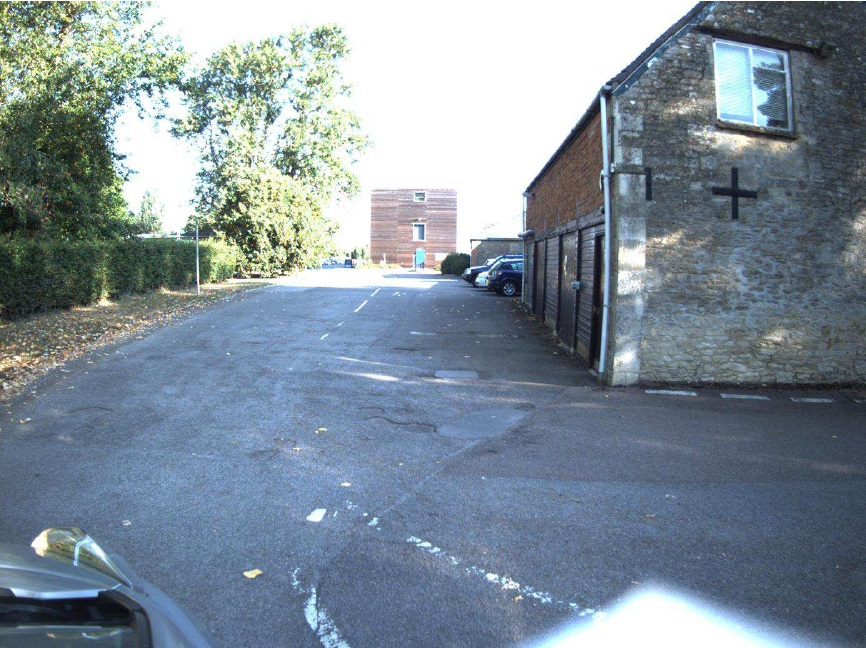
#> input picture final_exam/road-1.jpg, 866 x 648 px
$ python edge_matching.py   (older library calls are emulated)
#> lines starting #> are read from the running program, lines starting #| are printed output that depends on the picture
# -*- coding: utf-8 -*-
# @Time    : 2020/6/25 13:03
# @Author  : Du Jing
# @FileName: edge_matching.py
# @Usage   : 可否直接采用边缘检测算法，实现两个图像边缘特征之间的匹配？路面能匹配起来吗？

import cv2
import numpy as np
import matplotlib.pyplot as plt

road1 = cv2.imread('road-1.jpg')
#> road1 is the input picture: shape (648, 866, 3); mean B, G, R 152.6, 141.5, 127.3
road2 = cv2.imread('road-2.jpg')
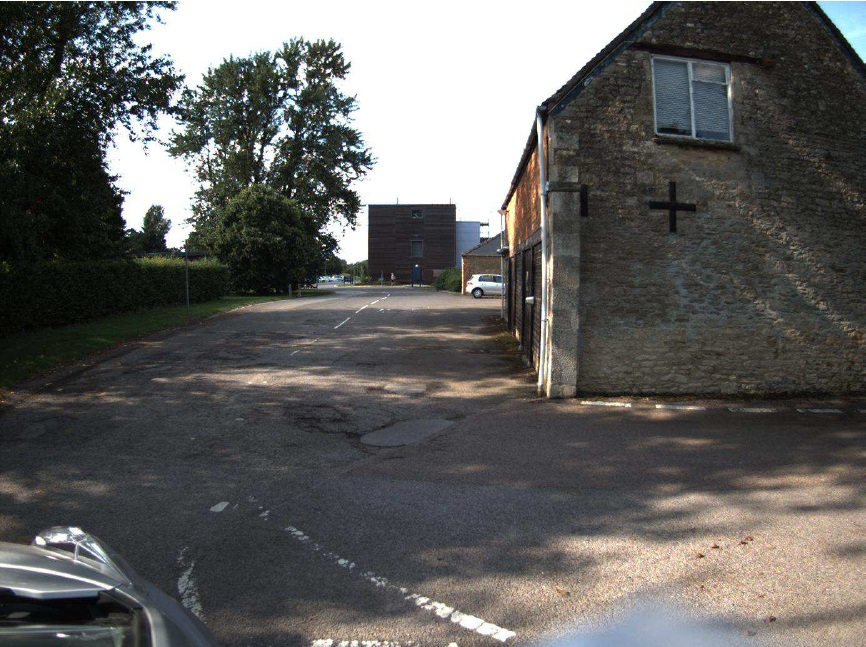
#> input picture final_exam/road-2.jpg, 866 x 647 px
#> road2 is the input picture: shape (647, 866, 3); mean B, G, R 93.3, 95.5, 96

road1_gray = cv2.cvtColor(road1, cv2.COLOR_BGR2GRAY)
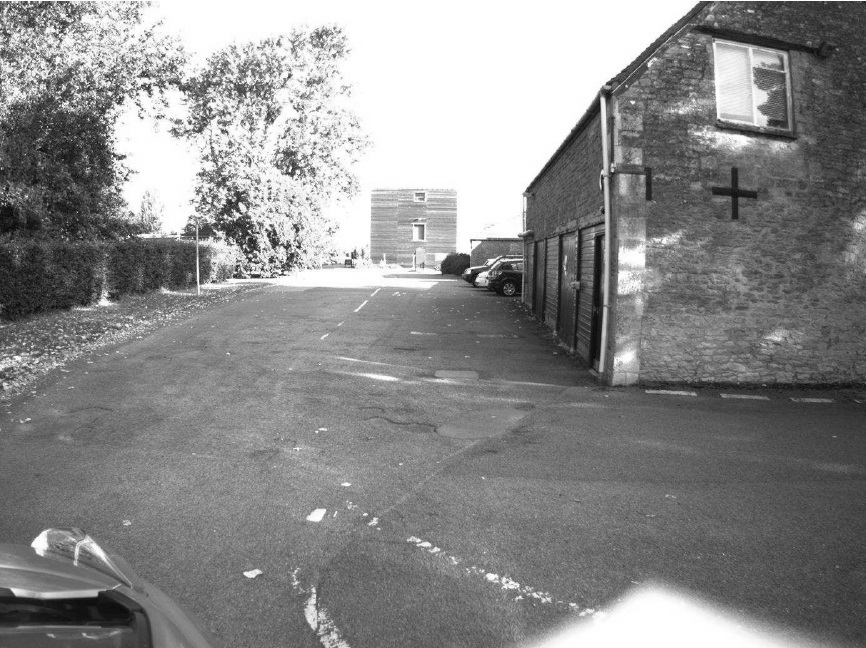
#> road1_gray: shape (648, 866); min 2, max 255, mean 138.5
road2_gray = cv2.cvtColor(road2, cv2.COLOR_BGR2GRAY)

orb = cv2.ORB_create()
bf = cv2.BFMatcher(cv2.NORM_HAMMING, crossCheck=True)

# sobel边缘检测
sobel_1 = cv2.Sobel(road1_gray, cv2.CV_8U, 1, 1)
sobel_2 = cv2.Sobel(road2_gray, cv2.CV_8U, 1, 1)
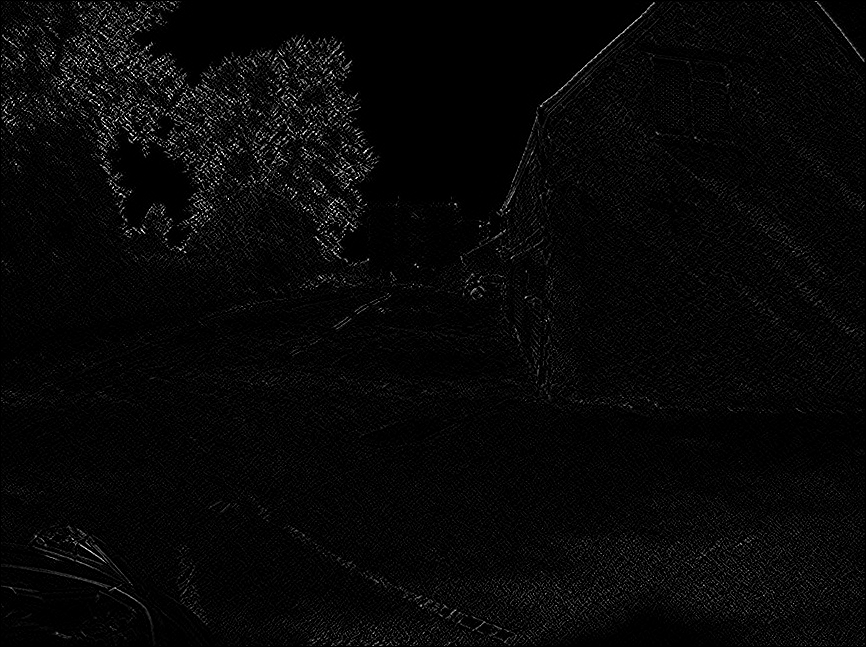
#> sobel_2: shape (647, 866); min 0, max 255, mean 7.5
sobel_matching = cv2.matchShapes(sobel_1, sobel_2, cv2.CHAIN_APPROX_SIMPLE, 0)
#> sobel_matching = 0.298
kp1 = orb.detect(sobel_1, None)
#> kp1 = 477 keypoints; strongest (x, y, size): (231, 198, 31), (58, 34, 31), (126, 176, 31), (296, 248, 31)
kp2 = orb.detect(sobel_2, None)
#> kp2 = 500 keypoints; strongest (x, y, size): (132, 135, 31), (99, 104, 31), (51, 55, 31), (335, 211, 31)
kp1, des1 = orb.compute(sobel_1, kp1)
kp2, des2 = orb.compute(sobel_2, kp2)
# 特征点匹配
matches = bf.match(des1, des2)
#> matches = 139 matches
matches = sorted(matches, key=lambda x: x.distance)
newimg = cv2.drawMatches(road1, kp1, road2, kp2, matches[:50], road2, flags=2)
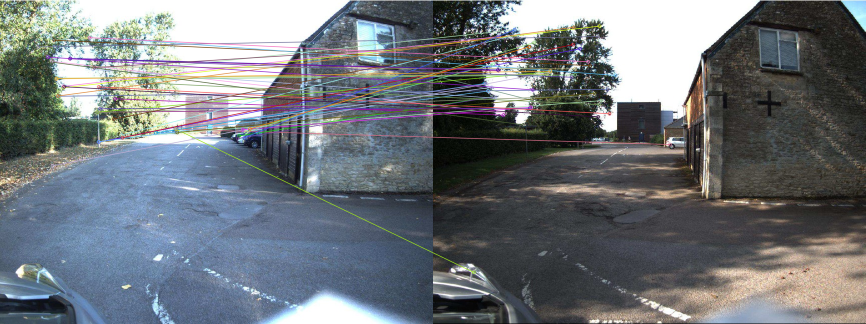
#> newimg: shape (648, 1732, 3) (shown at 1/2 size); mean B, G, R 122.6, 117.7, 112.3
cv2.imwrite('sobel_matching_result.png', newimg)

# Canny边缘检测
max1 = np.max(road1_gray)
#> max1 = 255
max2 = np.max(road2_gray)
#> max2 = 255
maximum = max1 if max1 >= max2 else max2
#> maximum = 255
canny_1 = cv2.Canny(road1_gray, 0.5*max1, 0.9*max1)
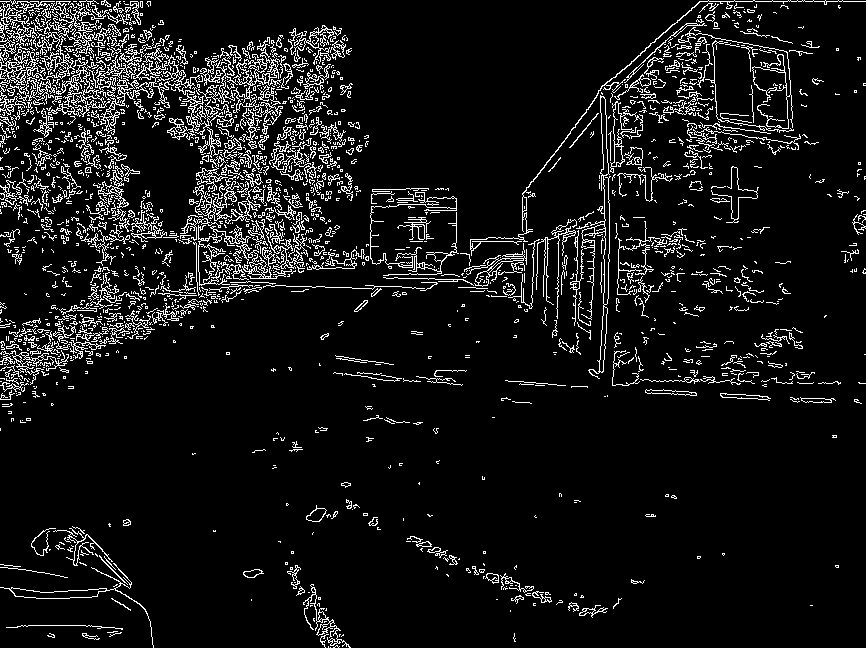
#> canny_1: shape (648, 866); 8.1% white in thin lines or dots
canny_2 = cv2.Canny(road2_gray, 0.5*max2, 0.9*max2)
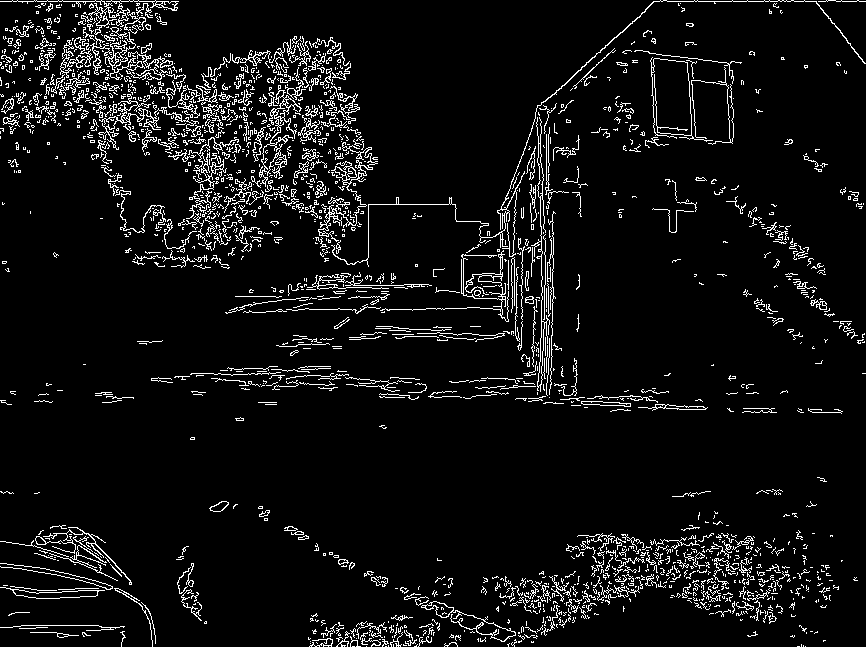
#> canny_2: shape (647, 866); 6.5% white in thin lines or dots
canny_matching = cv2.matchShapes(canny_1, canny_2, cv2.CHAIN_APPROX_SIMPLE, 0)
#> canny_matching = 0.237
kp1 = orb.detect(canny_1, None)
#> kp1 = 500 keypoints; strongest (x, y, size): (149, 69, 31), (700, 73, 31), (704, 38, 31), (229, 62, 31)
kp2 = orb.detect(canny_2, None)
#> kp2 = 500 keypoints; strongest (x, y, size): (117, 119, 31), (79, 64, 31), (97, 61, 31), (124, 105, 31)
kp1, des1 = orb.compute(canny_1, kp1)
kp2, des2 = orb.compute(canny_2, kp2)
# 特征点匹配
matches = bf.match(des1, des2)
matches = sorted(matches, key=lambda x: x.distance)
newimg = cv2.drawMatches(road1, kp1, road2, kp2, matches[:50], road2, flags=2)
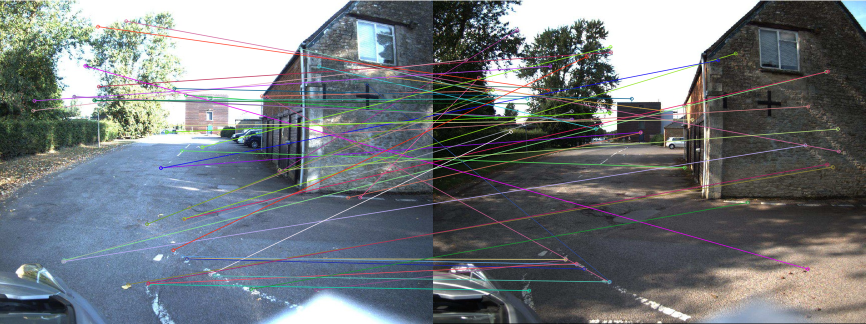
#> newimg: shape (648, 1732, 3) (shown at 1/2 size); mean B, G, R 124.2, 119.7, 114.3
cv2.imwrite('canny_matching_result.png', newimg)

show_list = [road1_gray, road2_gray, sobel_1, sobel_2, canny_1, canny_2]
title_list = ['road1', 'road2', 'sobel_1', 'sobel_2', 'canny_1', 'canny_2']
plt.figure(figsize=(8, 12))
nrow, ncol = 3, 2
for i, img in enumerate(show_list):
    plt.subplot(nrow, ncol, i+1)
    plt.imshow(img, 'gray')
    plt.title(title_list[i])
#> this loop made 6 passes
plt.savefig('edge_detection_result.png')
plt.show()
